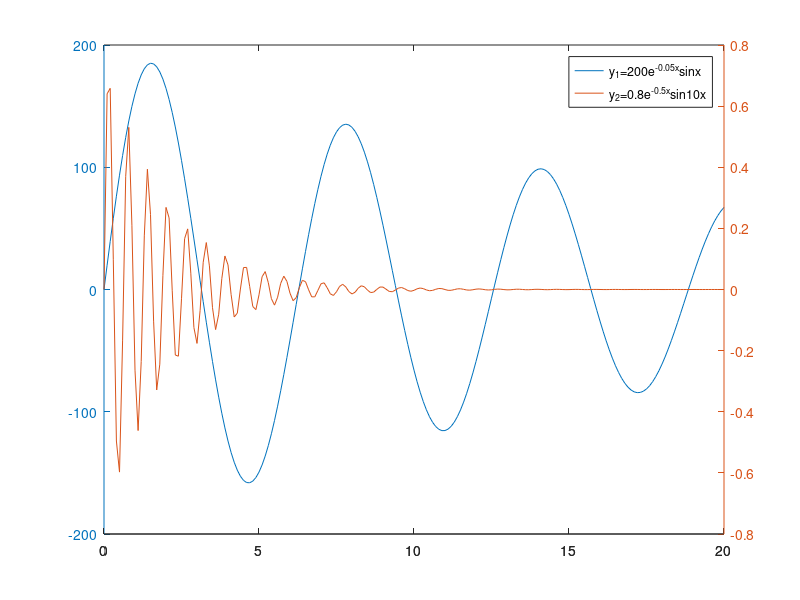

Here is the MATLAB script that generated this plot:
x = 0:0.1:20;
y1 = 200 * exp(-0.05 * x) .* sin(x); %要用.*
y2 = 0.8 * exp(-0.5 * x) .* sin(10 * x);
plotyy(x, y1, x, y2); %plot只有一个坐标轴，plotyy则有两个坐标轴

legend('y_1=200e^{-0.05x}sinx', 'y_2=0.8e^{-0.5x}sin10x'); %LaTex
